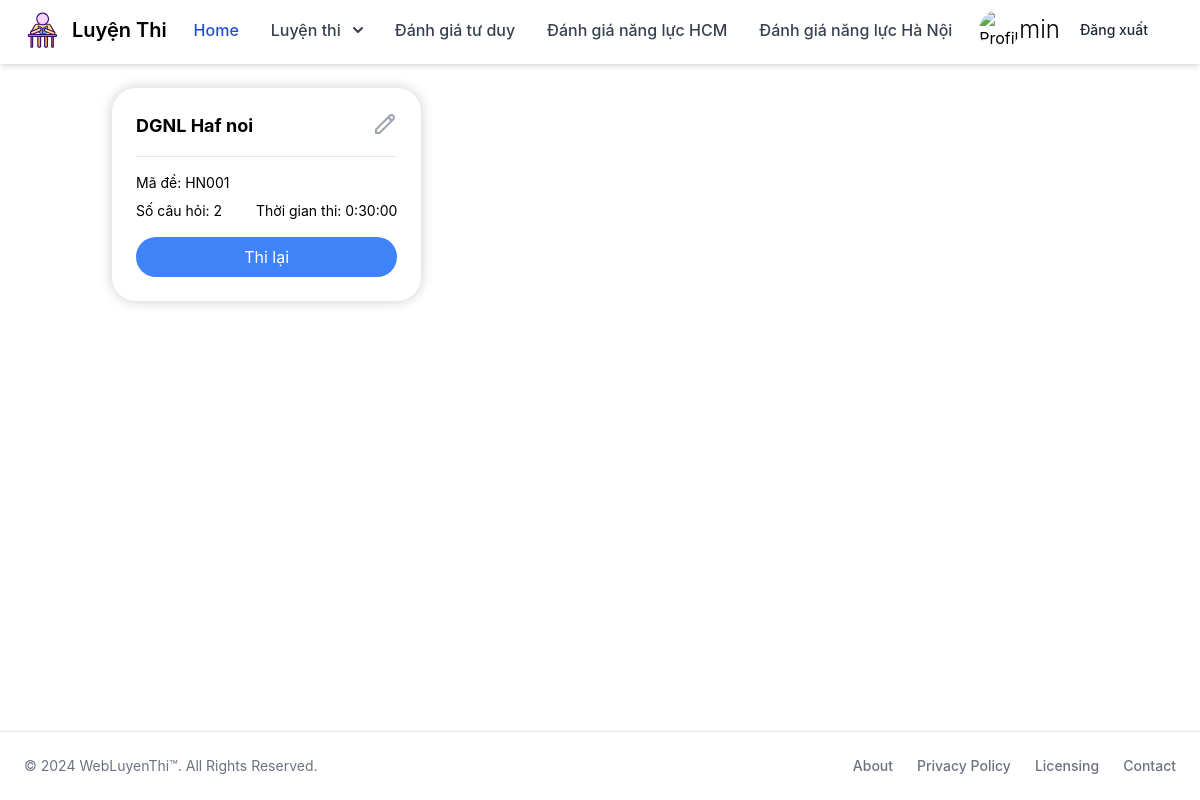
Screenshot of /dgnl_hn/ (signed in) with the database file from the repository.
### User/models.py (models this page shows)
class StudentUser(AbstractUser):
    phone_number = models.CharField(default='', max_length=12)
    dia_chi = models.CharField(default='', max_length=255)

### DGNLHaNoi/models.py (models this page shows, shortened)
class DeThi(models.Model):
    LOAI_DE_CHOICES = [
         ('DGNLHN', 'Đánh giá năng lực Hà Nội'),
    ]
    ten_de_thi = models.CharField(max_length=255, null=False, blank=False)
    loai_de = models.CharField(max_length=50, choices=LOAI_DE_CHOICES, default='DGNLHN')
    ma_de = models.CharField(max_length=50, unique=True, default=timezone.now)
    thoi_gian_thi = models.DurationField(default=timezone.timedelta(minutes=30))

### core/views.py (the view)
# urls.py: path('dgnl_hn/', DGNLHNView.as_view(), name='dgnl_hn'),
class DGNLHNView(View):
    login_url = '/login/'  # Điều hướng đến trang đăng nhập nếu chưa đăng nhập
    redirect_field_name = 'next'
    def get(self, request):
        user = request.user
        logger = logging.getLogger(__name__)
        queryset = DGNLHaNoi.objects.filter(loai_de='DGNLHN')
        if user.is_authenticated:
            thi_da_thi = LuotThiDGNL.objects.filter(nguoi_lam=user)
            thi_da_thi_ids = thi_da_thi.values_list('de_thi_id', flat=True)
            so_lan_thi = thi_da_thi.values('de_thi_id').annotate(count=Count('id')).order_by('de_thi_id')
            so_lan_thi_dict = {item['de_thi_id']: item['count'] for item in so_lan_thi}
        else:
            thi_da_thi_ids = []
            so_lan_thi_dict = {}
        context = {
            'listDeThiDGNL': queryset,
            'thi_da_thi_ids': thi_da_thi_ids,
            'so_lan_thi_dict': so_lan_thi_dict,
        }
        return render(request, 'homepage/dgnl_hanoi.html', context)

### WebLuyenThi/context_processors.py (called while the page is built)
def user_full_name(request):
    full_name = request.session.get('full_name', '')
    return {'full_name': full_name}

### templates/homepage/dgnl_hanoi.html (shortened to what this page needs)
{% extends 'homepage/base.html' %}
{% block content %}
{% load static %}
<div class="grid grid-cols-1 sm:grid-cols-2 lg:grid-cols-3 xl:grid-cols-4 gap-6 p-6">
    {% for dethi in listDeThiDGNL %}
    <div class="bg-white rounded-3xl custom-shadow p-6 flex flex-col">
        <div class="flex justify-between items-start mb-4">
            <h2 class="text-lg font-bold">{{ dethi.ten_de_thi }}</h2>
            <svg class="w-6 h-6 text-gray-400" fill="none" stroke="currentColor" viewBox="0 0 24 24" xmlns="http://www.w3.org/2000/svg">
                <path stroke-linecap="round" stroke-linejoin="round" stroke-width="2" d="M15.232 5.232l3.536 3.536m-2.036-5.036a2.5 2.5 0 113.536 3.536L6.5 21.036H3v-3.572L16.732 3.732z"></path>
            </svg>
        </div>
        <div class="border-b border-gray-200 mb-4"></div>
        <p class="text-sm  mb-2">Mã đề: {{ dethi.ma_de }}</p>
        <div class="flex justify-between text-sm  mb-4">
            <span>Số câu hỏi: {{ dethi.noidungde_set.count }}</span>
            <span>Thời gian thi: {{ dethi.thoi_gian_thi }}</span>
        </div>
        <a href="{% url 'DGNLHaNoi:select_subjects' idde=dethi.id %}" class="mt-auto">
            <button class="w-full py-2 px-4 rounded-full bg-blue-500 hover:bg-blue-600 text-white transition-colors duration-200">
                {% if dethi.id in thi_da_thi_ids %}
                    Thi lại
                {% else %}
                    Thi thử
                {% endif %}
            </button>
        </a>
    </div>
    {% endfor %}
</div>
{% endblock %}

### templates/homepage/header.html (shortened to what this page needs)
{% load static %}
<header>
  <nav class="fixed bg-white border-gray-200 w-full px-4 lg:px-6 py-2.5 dark:bg-gray-800">
      <div class="flex flex-wrap justify-between items-center mx-auto max-w-screen-xl">
          <a href="{% url 'core:index' %}" class="flex items-center">
              <img src="{% static '/images/logo.svg' %}" class="mr-3 h-6 sm:h-9" alt="Flowbite Logo" />
              <span class="self-center text-xl font-semibold whitespace-nowrap dark:text-white">Luyện Thi</span>
          </a>
          <div class="flex items-center lg:order-2">
              {% if full_name %}
                <img src="https://icons.veryicon.com/png/o/miscellaneous/1em/profile-24.png" alt="Profile Logo" class="w-10 h-10 rounded-full">
                <span class="text-opacity-20 font-light text-2xl">{{ full_name }}</span>
                <a href="{% url 'User:logout' %}" class="text-gray-800 dark:text-white hover:bg-gray-50 focus:ring-4 focus:ring-gray-300 font-medium rounded-lg text-sm px-4 lg:px-5 py-2 lg:py-2.5 mr-2 dark:hover:bg-gray-700 focus:outline-none dark:focus:ring-gray-800">Đăng xuất</a>
              {% else %}
                <a href="{% url 'User:login' %}" class="text-gray-800 dark:text-white hover:bg-gray-50 focus:ring-4 focus:ring-gray-300 font-medium rounded-lg text-sm px-4 lg:px-5 py-2 lg:py-2.5 mr-2 dark:hover:bg-gray-700 focus:outline-none dark:focus:ring-gray-800">Đăng nhập</a>
              {% endif %}
          </div>
          <div class="justify-between items-center w-full lg:flex lg:w-auto lg:order-1" id="mobile-menu-2">
              <ul class="flex flex-row mt-4 font-medium lg:flex-row lg:space-x-8 lg:mt-0">
                  <li>
                      <a href="{% url 'core:index' %}" class="block py-2 pr-4 pl-3 text-white rounded bg-primary-700 lg:bg-transparent lg:text-primary-700 lg:p-0 dark:text-white" aria-current="page">Home</a>
                  </li>
                  <li>
                    <button id="dropdownNavbarLink" data-dropdown-toggle="dropdownNavbar" class="flex items-center justify-between w-full py-2 px-3 text-gray-700 rounded hover:bg-gray-100 md:hover:bg-transparent md:border-0 md:hover:text-blue-700 md:p-0 md:w-auto dark:text-gray-400 dark:hover:text-white dark:focus:text-white dark:border-gray-700 dark:hover:bg-gray-700 md:dark:hover:bg-transparent">
                        Luyện thi
                        <svg class="w-2.5 h-2.5 ms-3" aria-hidden="true" xmlns="http://www.w3.org/2000/svg" fill="none" viewBox="0 0 10 6">
                            <path stroke="currentColor" stroke-linecap="round" stroke-linejoin="round" stroke-width="2" d="m1 1 4 4 4-4"/>
                        </svg>
                    </button>
                </li>
                  <li>
                      <a href="{% url 'core:dgtd' %}" class="block py-2 pr-4 pl-3 text-gray-700 border-b border-gray-100 hover:bg-gray-50 lg:hover:bg-transparent lg:border-0 lg:hover:text-primary-700 lg:p-0 dark:text-gray-400 lg:dark:hover:text-white dark:hover:bg-gray-700 dark:hover:text-white lg:dark:hover:bg-transparent dark:border-gray-700">Đánh giá tư duy</a>
                  </li>
                  <li>
                      <a href="{% url 'core:dgnl' %}" class="block py-2 pr-4 pl-3 text-gray-700 border-b border-gray-100 hover:bg-gray-50 lg:hover:bg-transparent lg:border-0 lg:hover:text-primary-700 lg:p-0 dark:text-gray-400 lg:dark:hover:text-white dark:hover:bg-gray-700 dark:hover:text-white lg:dark:hover:bg-transparent dark:border-gray-700">Đánh giá năng lực HCM</a>
                  </li>
                  <li>
                    <a href="{% url 'core:dgnl_hn' %}" class="block py-2 pr-4 pl-3 text-gray-700 border-b border-gray-100 hover:bg-gray-50 lg:hover:bg-transparent lg:border-0 lg:hover:text-primary-700 lg:p-0 dark:text-gray-400 lg:dark:hover:text-white dark:hover:bg-gray-700 dark:hover:text-white lg:dark:hover:bg-transparent dark:border-gray-700">Đánh giá năng lực Hà Nội</a>
                </li>
              </ul>
          </div>
      </div>
  </nav>
</header>

### templates/homepage/dgnl_hanoi.html (style rules this page uses)
.custom-shadow { box-shadow: 0px 0px 13px 0px rgba(0, 0, 0, 0.2); }

### rows the page displays
StudentUser: last_name "min"
DeThi: ten_de_thi "DGNL Haf noi", ma_de "HN001", noidungde_set.count "2", thoi_gian_thi "0:30:00", shows "Thi lại"
